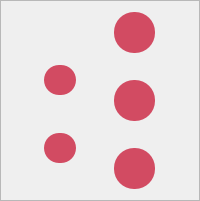
            <widget class="QFrame" name="frame_6">
             <property name="minimumSize">
              <size>
               <width>101</width>
               <height>201</height>
              </size>
             </property>
             <property name="styleSheet">
              <string notr="true"/>
             </property>
             <property name="frameShape">
              <enum>QFrame::StyledPanel</enum>
             </property>
             <property name="frameShadow">
              <enum>QFrame::Raised</enum>
             </property>
             <layout class="QGridLayout" name="gridLayout_9">
              <item row="0" column="0">
               <spacer name="horizontalSpacer_56">
                <property name="orientation">
                 <enum>Qt::Horizontal</enum>
                </property>
                <property name="sizeType">
                 <enum>QSizePolicy::Fixed</enum>
                </property>
                <property name="sizeHint" stdset="0">
                 <size>
                  <width>5</width>
                  <height>20</height>
                 </size>
                </property>
               </spacer>
              </item>
              <item row="0" column="1">
               <widget class="QPushButton" name="pushButton_100">
                <property name="sizePolicy">
                 <sizepolicy hsizetype="Fixed" vsizetype="Fixed">
                  <horstretch>0</horstretch>
                  <verstretch>0</verstretch>
                 </sizepolicy>
                </property>
                <property name="minimumSize">
                 <size>
                  <width>41</width>
                  <height>41</height>
                 </size>
                </property>
                <property name="styleSheet">
                 <string notr="true">QPushButton {
background-color: #D24B62;
border-radius: 20px;
}

QPushButton:hover {
background-color: #C2811E;
border-radius: 20px;
}</string>
                </property>
                <property name="text">
                 <string/>
                </property>
               </widget>
              </item>
              <item row="1" column="0" rowspan="2">
               <widget class="QPushButton" name="pushButton_99">
                <property name="sizePolicy">
                 <sizepolicy hsizetype="Fixed" vsizetype="Fixed">
                  <horstretch>0</horstretch>
                  <verstretch>0</verstretch>
                 </sizepolicy>
                </property>
                <property name="minimumSize">
                 <size>
                  <width>30</width>
                  <height>30</height>
                 </size>
                </property>
                <property name="styleSheet">
                 <string notr="true">QPushButton {
background-color: #D24B62;
border-radius: 15px;
}

QPushButton:hover {
background-color: #C2811E;
border-radius: 15px;
}</string>
                </property>
                <property name="text">
                 <string/>
                </property>
               </widget>
              </item>
              <item row="1" column="1">
               <spacer name="verticalSpacer_37">
                <property name="orientation">
                 <enum>Qt::Vertical</enum>
                </property>
                <property name="sizeType">
                 <enum>QSizePolicy::Fixed</enum>
                </property>
                <property name="sizeHint" stdset="0">
                 <size>
                  <width>18</width>
                  <height>7</height>
                 </size>
                </property>
               </spacer>
              </item>
              <item row="2" column="1" rowspan="2">
               <widget class="QPushButton" name="pushButton_98">
                <property name="sizePolicy">
                 <sizepolicy hsizetype="Fixed" vsizetype="Fixed">
                  <horstretch>0</horstretch>
                  <verstretch>0</verstretch>
                 </sizepolicy>
                </property>
                <property name="minimumSize">
                 <size>
                  <width>41</width>
                  <height>41</height>
                 </size>
                </property>
                <property name="styleSheet">
                 <string notr="true">QPushButton {
background-color: #D24B62;
border-radius: 20px;
}

QPushButton:hover {
background-color: #C2811E;
border-radius: 20px;
}</string>
                </property>
                <property name="text">
                 <string/>
                </property>
               </widget>
              </item>
              <item row="3" column="0">
               <spacer name="horizontalSpacer_57">
                <property name="orientation">
                 <enum>Qt::Horizontal</enum>
                </property>
                <property name="sizeType">
                 <enum>QSizePolicy::Fixed</enum>
                </property>
                <property name="sizeHint" stdset="0">
                 <size>
                  <width>5</width>
                  <height>20</height>
                 </size>
                </property>
               </spacer>
              </item>
              <item row="4" column="0" rowspan="2">
               <widget class="QPushButton" name="pushButton_102">
                <property name="sizePolicy">
                 <sizepolicy hsizetype="Fixed" vsizetype="Fixed">
                  <horstretch>0</horstretch>
                  <verstretch>0</verstretch>
                 </sizepolicy>
                </property>
                <property name="minimumSize">
                 <size>
                  <width>30</width>
                  <height>30</height>
                 </size>
                </property>
                <property name="styleSheet">
                 <string notr="true">QPushButton {
background-color: #D24B62;
border-radius: 15px;
}

QPushButton:hover {
background-color: #C2811E;
border-radius: 15px;
}</string>
                </property>
                <property name="text">
                 <string/>
                </property>
               </widget>
              </item>
              <item row="4" column="1">
               <spacer name="verticalSpacer_38">
                <property name="orientation">
                 <enum>Qt::Vertical</enum>
                </property>
                <property name="sizeType">
                 <enum>QSizePolicy::Fixed</enum>
                </property>
                <property name="sizeHint" stdset="0">
                 <size>
                  <width>18</width>
                  <height>7</height>
                 </size>
                </property>
               </spacer>
              </item>
              <item row="5" column="1" rowspan="2">
               <widget class="QPushButton" name="pushButton_101">
                <property name="sizePolicy">
                 <sizepolicy hsizetype="Fixed" vsizetype="Fixed">
                  <horstretch>0</horstretch>
                  <verstretch>0</verstretch>
                 </sizepolicy>
                </property>
                <property name="minimumSize">
                 <size>
                  <width>41</width>
                  <height>41</height>
                 </size>
                </property>
                <property name="styleSheet">
                 <string notr="true">QPushButton {
background-color: #D24B62;
border-radius: 20px;
}

QPushButton:hover {
background-color: #C2811E;
border-radius: 20px;
}</string>
                </property>
                <property name="text">
                 <string/>
                </property>
               </widget>
              </item>
              <item row="6" column="0">
               <spacer name="horizontalSpacer_58">
                <property name="orientation">
                 <enum>Qt::Horizontal</enum>
                </property>
                <property name="sizeType">
                 <enum>QSizePolicy::Fixed</enum>
                </property>
                <property name="sizeHint" stdset="0">
                 <size>
                  <width>5</width>
                  <height>20</height>
                 </size>
                </property>
               </spacer>
              </item>
             </layout>
            </widget>
